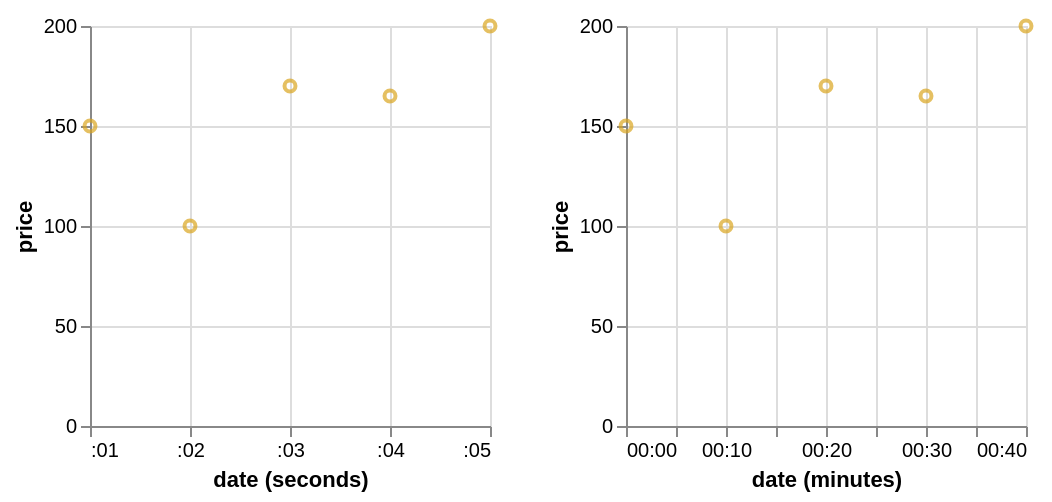

Vega-Lite specification stored for this chart:
### Vega specification from a JSON file in a GitHub repository (floating-point values rounded to 4 significant figures)
{"$schema": "https://vega.github.io/schema/vega/v5.json", "background": "white", "padding": 5, "height": 200, "data": [{"name": "brush_store"}, {"name": "source_0", "values": [{"date": "Sun, 01 Jan 2012 23:00:01", "price": 150}, {"date": "Sun, 02 Jan 2012 00:10:02", "price": 100}, {"date": "Sun, 02 Jan 2012 01:20:03", "price": 170}, {"date": "Sun, 02 Jan 2012 02:30:04", "price": 165}, {"date": "Sun, 02 Jan 2012 03:40:05", "price": 200}]}, {"name": "data_0", "source": "source_0", "transform": [{"type": "formula", "expr": "toDate(datum[\"date\"])", "as": "date"}, {"field": "date", "type": "timeunit", "units": ["seconds"], "as": ["seconds_date", "seconds_date_end"]}]}, {"name": "data_1", "source": "data_0", "transform": [{"type": "filter", "expr": "!(length(data(\"brush_store\"))) || (vlSelectionTest(\"brush_store\", datum))"}, {"field": "date", "type": "timeunit", "units": ["minutes"], "as": ["minutes_date", "minutes_date_end"]}, {"type": "filter", "expr": "(isDate(datum[\"minutes_date\"]) || (isValid(datum[\"minutes_date\"]) && isFinite(+datum[\"minutes_date\"]))) && isValid(datum[\"price\"]) && isFinite(+datum[\"price\"])"}]}, {"name": "data_2", "source": "data_0", "transform": [{"type": "filter", "expr": "(isDate(datum[\"seconds_date\"]) || (isValid(datum[\"seconds_date\"]) && isFinite(+datum[\"seconds_date\"]))) && isValid(datum[\"price\"]) && isFinite(+datum[\"price\"])"}]}], "signals": [{"name": "childWidth", "value": 200}, {"name": "unit", "value": {}, "on": [{"events": "mousemove", "update": "isTuple(group()) ? group() : unit"}]}, {"name": "brush", "update": "vlSelectionResolve(\"brush_store\", \"union\")"}], "layout": {"padding": 20, "bounds": "full", "align": "each"}, "marks": [{"type": "group", "name": "concat_0_group", "style": "cell", "encode": {"update": {"width": {"signal": "childWidth"}, "height": {"signal": "height"}}}, "signals": [{"name": "brush_x", "value": [], "on": [{"events": {"source": "scope", "type": "mousedown", "filter": ["!event.item || event.item.mark.name !== \"brush_brush\""]}, "update": "[x(unit), x(unit)]"}, {"events": {"source": "window", "type": "mousemove", "consume": true, "between": [{"source": "scope", "type": "mousedown", "filter": ["!event.item || event.item.mark.name !== \"brush_brush\""]}, {"source": "window", "type": "mouseup"}]}, "update": "[brush_x[0], clamp(x(unit), 0, childWidth)]"}, {"events": {"signal": "brush_scale_trigger"}, "update": "[scale(\"concat_0_x\", brush_seconds_date[0]), scale(\"concat_0_x\", brush_seconds_date[1])]"}, {"events": {"signal": "brush_translate_delta"}, "update": "clampRange(panLinear(brush_translate_anchor.extent_x, brush_translate_delta.x / span(brush_translate_anchor.extent_x)), 0, childWidth)"}, {"events": {"signal": "brush_zoom_delta"}, "update": "clampRange(zoomLinear(brush_x, brush_zoom_anchor.x, brush_zoom_delta), 0, childWidth)"}, {"events": [{"source": "scope", "type": "dblclick"}], "update": "[0, 0]"}]}, {"name": "brush_seconds_date", "on": [{"events": {"signal": "brush_x"}, "update": "brush_x[0] === brush_x[1] ? null : invert(\"concat_0_x\", brush_x)"}]}, {"name": "brush_scale_trigger", "value": {}, "on": [{"events": [{"scale": "concat_0_x"}], "update": "(!isArray(brush_seconds_date) || (+invert(\"concat_0_x\", brush_x)[0] === +brush_seconds_date[0] && +invert(\"concat_0_x\", brush_x)[1] === +brush_seconds_date[1])) ? brush_scale_trigger : {}"}]}, {"name": "brush_tuple", "on": [{"events": [{"signal": "brush_seconds_date"}], "update": "brush_seconds_date ? {unit: \"concat_0\", fields: brush_tuple_fields, values: [brush_seconds_date]} : null"}]}, {"name": "brush_tuple_fields", "value": [{"field": "seconds_date", "channel": "x", "type": "R"}]}, {"name": "brush_translate_anchor", "value": {}, "on": [{"events": [{"source": "scope", "type": "mousedown", "markname": "brush_brush"}], "update": "{x: x(unit), y: y(unit), extent_x: slice(brush_x)}"}]}, {"name": "brush_translate_delta", "value": {}, "on": [{"events": [{"source": "window", "type": "mousemove", "consume": true, "between": [{"source": "scope", "type": "mousedown", "markname": "brush_brush"}, {"source": "window", "type": "mouseup"}]}], "update": "{x: brush_translate_anchor.x - x(unit), y: brush_translate_anchor.y - y(unit)}"}]}, {"name": "brush_zoom_anchor", "on": [{"events": [{"source": "scope", "type": "wheel", "consume": true, "markname": "brush_brush"}], "update": "{x: x(unit), y: y(unit)}"}]}, {"name": "brush_zoom_delta", "on": [{"events": [{"source": "scope", "type": "wheel", "consume": true, "markname": "brush_brush"}], "force": true, "update": "pow(1.001, event.deltaY * pow(16, event.deltaMode))"}]}, {"name": "brush_modify", "on": [{"events": {"signal": "brush_tuple"}, "update": "modify(\"brush_store\", brush_tuple, true)"}]}], "marks": [{"name": "brush_brush_bg", "type": "rect", "clip": true, "encode": {"enter": {"fill": {"value": "#333"}, "fillOpacity": {"value": 0.125}}, "update": {"x": [{"test": "data(\"brush_store\").length && data(\"brush_store\")[0].unit === \"concat_0\"", "signal": "brush_x[0]"}, {"value": 0}], "y": [{"test": "data(\"brush_store\").length && data(\"brush_store\")[0].unit === \"concat_0\"", "value": 0}, {"value": 0}], "x2": [{"test": "data(\"brush_store\").length && data(\"brush_store\")[0].unit === \"concat_0\"", "signal": "brush_x[1]"}, {"value": 0}], "y2": [{"test": "data(\"brush_store\").length && data(\"brush_store\")[0].unit === \"concat_0\"", "field": {"group": "height"}}, {"value": 0}]}}}, {"name": "concat_0_marks", "type": "symbol", "style": ["point"], "interactive": true, "from": {"data": "data_2"}, "encode": {"update": {"opacity": {"value": 0.7}, "fill": {"value": "transparent"}, "stroke": [{"test": "!(length(data(\"brush_store\"))) || (vlSelectionTest(\"brush_store\", datum))", "value": "goldenrod"}, {"value": "steelblue"}], "ariaRoleDescription": {"value": "point"}, "description": {"signal": "\"date (seconds)\" + \": \" + (timeFormat(datum[\"seconds_date\"], timeUnitSpecifier([\"seconds\"], {\"year-month\":\"%b %Y \",\"year-month-date\":\"%b %d, %Y \"}))) + \"; \" + \"price\" + \": \" + (format(datum[\"price\"], \"\"))"}, "x": {"scale": "concat_0_x", "field": "seconds_date"}, "y": {"scale": "concat_0_y", "field": "price"}}}}, {"name": "brush_brush", "type": "rect", "clip": true, "encode": {"enter": {"fill": {"value": "transparent"}}, "update": {"x": [{"test": "data(\"brush_store\").length && data(\"brush_store\")[0].unit === \"concat_0\"", "signal": "brush_x[0]"}, {"value": 0}], "y": [{"test": "data(\"brush_store\").length && data(\"brush_store\")[0].unit === \"concat_0\"", "value": 0}, {"value": 0}], "x2": [{"test": "data(\"brush_store\").length && data(\"brush_store\")[0].unit === \"concat_0\"", "signal": "brush_x[1]"}, {"value": 0}], "y2": [{"test": "data(\"brush_store\").length && data(\"brush_store\")[0].unit === \"concat_0\"", "field": {"group": "height"}}, {"value": 0}], "stroke": [{"test": "brush_x[0] !== brush_x[1]", "value": "white"}, {"value": null}]}}}], "axes": [{"scale": "concat_0_x", "orient": "bottom", "gridScale": "concat_0_y", "grid": true, "tickCount": {"signal": "ceil(childWidth/40)"}, "domain": false, "labels": false, "aria": false, "maxExtent": 0, "minExtent": 0, "ticks": false, "zindex": 0}, {"scale": "concat_0_y", "orient": "left", "gridScale": "concat_0_x", "grid": true, "tickCount": {"signal": "ceil(height/40)"}, "domain": false, "labels": false, "aria": false, "maxExtent": 0, "minExtent": 0, "ticks": false, "zindex": 0}, {"scale": "concat_0_x", "orient": "bottom", "grid": false, "title": "date (seconds)", "format": {"signal": "timeUnitSpecifier([\"seconds\"], {\"year-month\":\"%b %Y \",\"year-month-date\":\"%b %d, %Y \"})"}, "labelFlush": true, "labelOverlap": true, "tickCount": {"signal": "ceil(childWidth/40)"}, "zindex": 0}, {"scale": "concat_0_y", "orient": "left", "grid": false, "title": "price", "labelOverlap": true, "tickCount": {"signal": "ceil(height/40)"}, "zindex": 0}]}, {"type": "group", "name": "concat_1_group", "style": "cell", "encode": {"update": {"width": {"signal": "childWidth"}, "height": {"signal": "height"}}}, "marks": [{"name": "concat_1_marks", "type": "symbol", "style": ["point"], "interactive": false, "from": {"data": "data_1"}, "encode": {"update": {"opacity": {"value": 0.7}, "fill": {"value": "transparent"}, "stroke": {"value": "goldenrod"}, "ariaRoleDescription": {"value": "point"}, "description": {"signal": "\"date (minutes)\" + \": \" + (timeFormat(datum[\"minutes_date\"], timeUnitSpecifier([\"minutes\"], {\"year-month\":\"%b %Y \",\"year-month-date\":\"%b %d, %Y \"}))) + \"; \" + \"price\" + \": \" + (format(datum[\"price\"], \"\"))"}, "x": {"scale": "concat_1_x", "field": "minutes_date"}, "y": {"scale": "concat_1_y", "field": "price"}}}}], "axes": [{"scale": "concat_1_x", "orient": "bottom", "gridScale": "concat_1_y", "grid": true, "tickCount": {"signal": "ceil(childWidth/40)"}, "domain": false, "labels": false, "aria": false, "maxExtent": 0, "minExtent": 0, "ticks": false, "zindex": 0}, {"scale": "concat_1_y", "orient": "left", "gridScale": "concat_1_x", "grid": true, "tickCount": {"signal": "ceil(height/40)"}, "domain": false, "labels": false, "aria": false, "maxExtent": 0, "minExtent": 0, "ticks": false, "zindex": 0}, {"scale": "concat_1_x", "orient": "bottom", "grid": false, "title": "date (minutes)", "format": {"signal": "timeUnitSpecifier([\"minutes\"], {\"year-month\":\"%b %Y \",\"year-month-date\":\"%b %d, %Y \"})"}, "labelFlush": true, "labelOverlap": true, "tickCount": {"signal": "ceil(childWidth/40)"}, "zindex": 0}, {"scale": "concat_1_y", "orient": "left", "grid": false, "title": "price", "labelOverlap": true, "tickCount": {"signal": "ceil(height/40)"}, "zindex": 0}]}], "scales": [{"name": "concat_0_x", "type": "time", "domain": {"data": "data_2", "field": "seconds_date"}, "range": [0, {"signal": "childWidth"}]}, {"name": "concat_0_y", "type": "linear", "domain": {"data": "data_2", "field": "price"}, "range": [{"signal": "height"}, 0], "nice": true, "zero": true}, {"name": "concat_1_x", "type": "time", "domain": {"data": "data_1", "field": "minutes_date"}, "range": [0, {"signal": "childWidth"}]}, {"name": "concat_1_y", "type": "linear", "domain": {"data": "data_1", "field": "price"}, "range": [{"signal": "height"}, 0], "nice": true, "zero": true}]}
